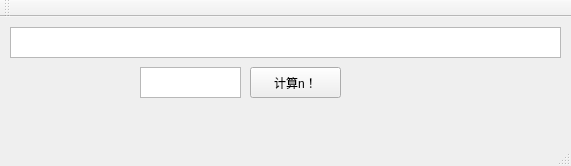
<?xml version="1.0" encoding="UTF-8"?>
<ui version="4.0">
 <class>MainWindow</class>
 <widget class="QMainWindow" name="MainWindow">
  <property name="geometry">
   <rect>
    <x>0</x>
    <y>0</y>
    <width>571</width>
    <height>166</height>
   </rect>
  </property>
  <property name="windowTitle">
   <string>MainWindow</string>
  </property>
  <widget class="QWidget" name="centralWidget">
   <widget class="QTextBrowser" name="textBrowser">
    <property name="geometry">
     <rect>
      <x>10</x>
      <y>10</y>
      <width>551</width>
      <height>31</height>
     </rect>
    </property>
   </widget>
   <widget class="QPushButton" name="pushButton">
    <property name="geometry">
     <rect>
      <x>250</x>
      <y>50</y>
      <width>91</width>
      <height>31</height>
     </rect>
    </property>
    <property name="text">
     <string>计算n！</string>
    </property>
   </widget>
   <widget class="QTextEdit" name="textEdit">
    <property name="geometry">
     <rect>
      <x>140</x>
      <y>50</y>
      <width>101</width>
      <height>31</height>
     </rect>
    </property>
   </widget>
  </widget>
  <widget class="QMenuBar" name="menuBar">
   <property name="geometry">
    <rect>
     <x>0</x>
     <y>0</y>
     <width>571</width>
     <height>23</height>
    </rect>
   </property>
  </widget>
  <widget class="QToolBar" name="mainToolBar">
   <attribute name="toolBarArea">
    <enum>TopToolBarArea</enum>
   </attribute>
   <attribute name="toolBarBreak">
    <bool>false</bool>
   </attribute>
  </widget>
  <widget class="QStatusBar" name="statusBar"/>
 </widget>
 <layoutdefault spacing="6" margin="11"/>
 <resources/>
 <connections/>
</ui>
